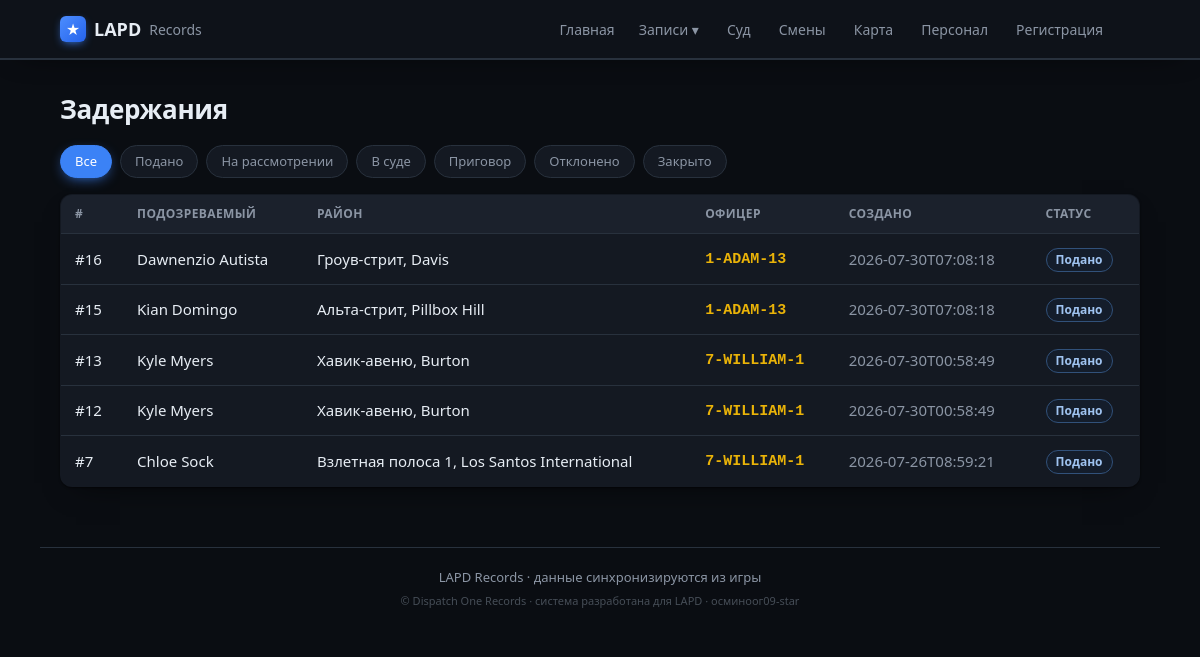
The app's page /cases, older data.
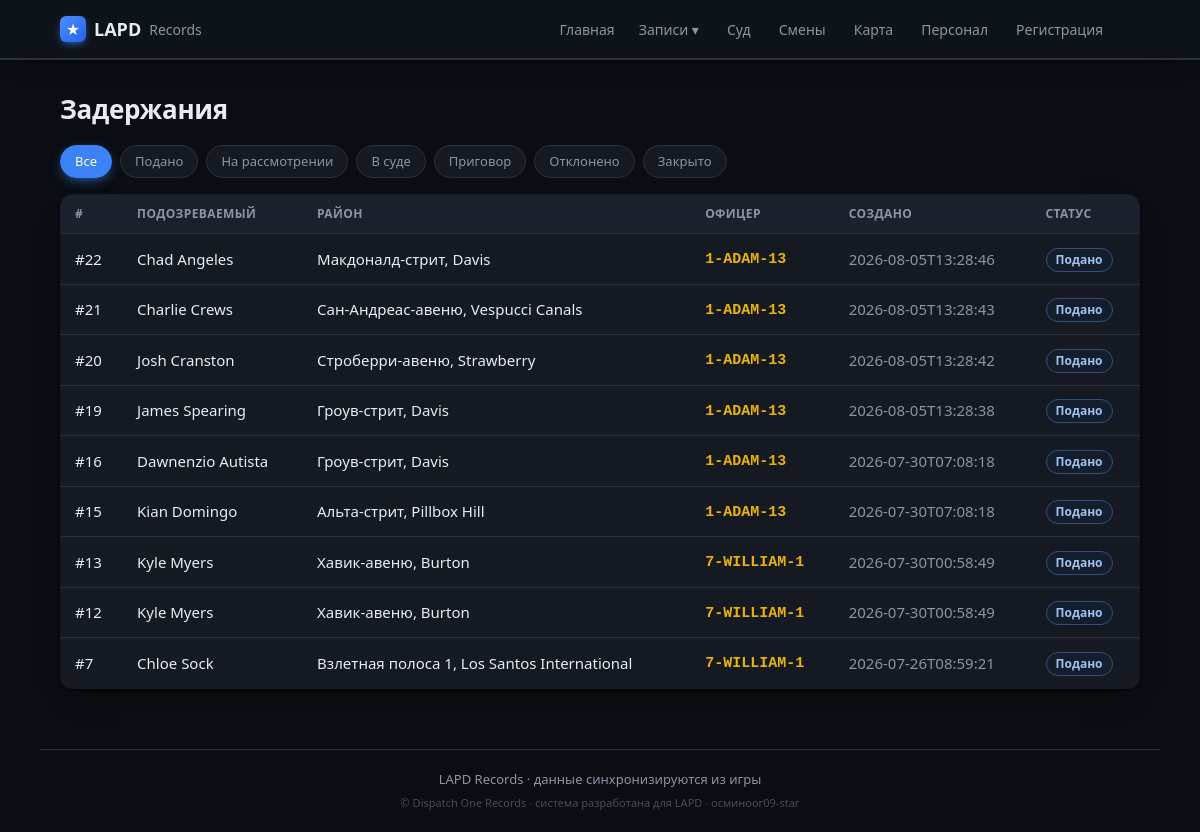
The same page, newer data.
### tables this page shows
CREATE TABLE cases (
                id INTEGER PRIMARY KEY AUTOINCREMENT,
                officer_id INTEGER NOT NULL,
                suspect_name TEXT,
                wanted INTEGER DEFAULT 0,
                license_state TEXT,
                citations INTEGER DEFAULT 0,
                zone TEXT,
                postal TEXT,
                game_time TEXT,
                created_at TEXT NOT NULL,
                screenshot TEXT,
                status TEXT NOT NULL DEFAULT 'submitted',
                discord_sent INTEGER DEFAULT 0,
                vehicle_model TEXT, vehicle_plate TEXT, vehicle_color TEXT,
                charges TEXT, found_items TEXT, reason TEXT, notes TEXT,
                mugshot TEXT, fine INTEGER, bail INTEGER, jail_time TEXT,
                is_test INTEGER DEFAULT 0, external_id TEXT, suspect_dob TEXT,
                FOREIGN KEY (officer_id) REFERENCES officers(id)
            );

CREATE TABLE officers (
                id INTEGER PRIMARY KEY AUTOINCREMENT,
                callsign TEXT UNIQUE NOT NULL,
                name TEXT
            , current_status TEXT, status_since TEXT, rank TEXT, department TEXT, discord TEXT, is_admin INTEGER);

### app/main.py (the view)
@app.route("/cases")
def cases():
    status = request.args.get("status") or None
    return render_template("cases.html", cases=db.list_cases(200, status=status),
                           statuses=db.STATUSES, active_status=status)

### app/db.py (called while the page is built)
def fmt_dt(iso):
    try:
        dt = datetime.datetime.fromisoformat(iso)
        return dt.strftime("%d.%m.%Y %H:%M")
    except Exception:
        return iso or "—"

@contextmanager
def get_conn():
    conn = sqlite3.connect(config.DB_PATH)
    conn.row_factory = sqlite3.Row
    try:
        yield conn
        conn.commit()
    finally:
        conn.close()

def _jsonlist(val):
    if not val:
        return []
    try:
        return json.loads(val)
    except Exception:
        return [x.strip() for x in str(val).split(",") if x.strip()]

def _parse_charge(s):
    import re as _re
    m = _re.match(r"^\s*(\S+)\s·\s(.+?)(?:\s\(([^)]+)\))?\s*$", s or "")
    if m:
        return {"code": m.group(1), "desc": m.group(2), "cls": m.group(3) or ""}
    return {"code": "", "desc": s or "", "cls": ""}

def list_cases(limit=100, officer_id=None, status=None):
    q = """SELECT cases.*, officers.callsign, officers.name AS officer_name
           FROM cases JOIN officers ON officers.id = cases.officer_id"""
    conds, params = [], []
    if officer_id:
        conds.append("cases.officer_id=?"); params.append(officer_id)
    if status:
        conds.append("cases.status=?"); params.append(status)
    if conds:
        q += " WHERE " + " AND ".join(conds)
    q += " ORDER BY cases.id DESC LIMIT ?"; params.append(limit)
    with get_conn() as c:
        return [_row_to_case(r) for r in c.execute(q, params).fetchall()]

def _fix_rooms(s):
    return re.sub(r"(\d)([А-Я])", lambda m: m.group(1) + _CYR2LAT.get(m.group(2), m.group(2)), s)

def localize(text):
    if not text or not isinstance(text, str):
        return text
    out = text
    for en, ru in _PHRASES:
        out = out.replace(en, ru)
    return _fix_rooms(out)

def localize_narrative(text):
    if not text or not isinstance(text, str):
        return text
    t = text
    for en, ru in [
        ("After investigation, probable cause was determined for the arrest.",
         "После разбирательства установлено достаточное основание для ареста."),
        ("following a", "по вызову"),
        ("Officer arrested", "сотрудник задержал"),
        ("(DOB ", "(дата рожд. "),
    ]:
        t = t.replace(en, ru)
    t = t.replace(" call.", ".").replace(" call,", ",").replace(" call ", " ")
    t = re.sub(r"\b(Jan|Feb|Mar|Apr|May|Jun|Jul|Aug|Sep|Oct|Nov|Dec)\s+(\d{1,2})\b",
               lambda m: m.group(2) + " " + _MONTHS[m.group(1)], t)
    if t.startswith("On "):
        t = t[3:]
    return t

### app/templates/cases.html (shortened to what this page needs)
{% extends "base.html" %}
{% block content %}
<h1>Задержания</h1>
<div class="filters">
  <a href="{{ url_for('cases') }}" class="chip {{ 'on' if not active_status }}">Все</a>
  {% for s in statuses %}
    <a href="{{ url_for('cases', status=s) }}" class="chip {{ 'on' if active_status==s }}">{{ STATUS_RU[s] }}</a>
  {% endfor %}
</div>
{% if cases %}
<table class="tbl">
  <thead><tr><th>#</th><th>Подозреваемый</th><th>Район</th><th>Офицер</th><th>Создано</th><th>Статус</th></tr></thead>
  <tbody>
  {% for c in cases %}
    <tr onclick="location='{{ url_for('case_view', cid=c.id) }}'">
      <td>#{{ c.id }}</td>
      <td>{{ c.suspect_name }}
        {% if c.wanted %}<span class="tag wanted">розыск</span>{% endif %}</td>
      <td>{{ c.zone or '—' }}</td>
      <td><span class="cs">{{ c.callsign }}</span></td>
      <td class="muted">{{ c.created_at }}</td>
      <td><span class="tag st-{{ c.status }}">{{ c.status_ru }}</span></td>
    </tr>
  {% endfor %}
  </tbody>
</table>
{% else %}
  <p class="empty">Нет дел по этому фильтру.</p>
{% endif %}
{% endblock %}

### app/templates/base.html (shortened to what this page needs)
<!doctype html>
<html lang="ru">
<head>
  <link rel="stylesheet" href="{{ url_for('static', filename='style.css') }}">
</head>
<body>
  <header class="topbar">
    <div class="wrap">
      <a class="brand" href="{{ url_for('index') }}">
        <span class="badge">★</span> {{ community }} <span class="sub">Records</span>
      </a>
      <nav>
        <a href="{{ url_for('index') }}">Главная</a>
        <div class="nav-drop">
          <span class="nav-drop-t">Записи ▾</span>
        </div>
        <a href="{{ url_for('court') }}">Суд</a>
        <a href="{{ url_for('shifts') }}">Смены</a>
        <a href="{{ url_for('game_map') }}">Карта</a>
        <a href="{{ url_for('staff') }}">Персонал</a>
        <a href="{{ url_for('register') }}">Регистрация</a>
      </nav>
    </div>
  </header>
  <main class="wrap">
    {% block content %}{% endblock %}
  </main>
  <footer class="wrap foot">
    {{ community }} Records · данные синхронизируются из игры<br>
    <span class="foot-attr">© Dispatch One Records · система разработана для {{ community }} ·
      осминоог09-star</span>
  </footer>
</body>
</html>

### app/static/style.css (style rules this page uses)
:root { --bg:#0a0d12; --surface:#141922; --surface2:#1b212c; --border:#28313d; --text:#e7edf4; --muted:#8b95a4; --accent:#3b82f6; --accent2:#2563eb; --wanted:#ef4444; --ok:#22c55e; --gold:#eab308; --shadow:0 1px 2px rgba(0,0,0,.5), 0 12px 28px -16px rgba(0,0,0,.7); --radius:14px; }
* { box-sizing:border-box }
body { margin:0;background:var(--bg);color:var(--text); font-family:system-ui,-apple-system,"Segoe UI",Roboto,sans-serif;font-size:15px;line-height:1.5 }
a { color:inherit;text-decoration:none }
.wrap { max-width:1040px;margin:0 auto;padding:0 20px }
.topbar { background:var(--surface);border-bottom:1px solid var(--border);position:sticky;top:0;z-index:5 }
.topbar .wrap { display:flex;align-items:center;justify-content:space-between;height:58px }
.brand { font-weight:700;font-size:18px;display:flex;align-items:center;gap:8px }
.brand .sub { color:var(--muted);font-weight:500;font-size:14px }
.badge { display:inline-grid;place-items:center;width:26px;height:26px;border-radius:6px; background:var(--accent);color:#fff;font-size:14px }
nav a { color:var(--muted);margin-left:18px;font-weight:500 }
main.wrap { padding-top:26px;padding-bottom:40px }
h1 { font-size:24px;margin:.2em 0 .6em }
.tbl { width:100%;border-collapse:collapse;background:var(--surface);border:1px solid var(--border);border-radius:12px;overflow:hidden }
.tbl th { text-align:left;font-size:12px;text-transform:uppercase;letter-spacing:.4px;color:var(--muted); padding:10px 14px;border-bottom:1px solid var(--border) }
.tbl td { padding:11px 14px;border-bottom:1px solid var(--border) }
.tbl tbody tr { cursor:pointer;transition:background .12s }
.tbl tbody tr:last-child td { border-bottom:none }
.cs { font-family:ui-monospace,Consolas,monospace;color:var(--gold);font-weight:600 }
.muted { color:var(--muted) }
.tag { display:inline-block;padding:2px 9px;border-radius:20px;font-size:12px;font-weight:600; background:var(--surface2);border:1px solid var(--border);color:var(--muted) }
.st-submitted { color:#9fc3f0;border-color:#31517a;background:#141d2b }
.filters { display:flex;flex-wrap:wrap;gap:8px;margin-bottom:16px }
.chip { padding:6px 14px;border-radius:20px;background:var(--surface);border:1px solid var(--border);color:var(--muted);font-size:13px }
.chip.on { background:var(--accent);color:#fff;border-color:var(--accent) }
.foot { color:var(--muted);font-size:13px;padding:20px;border-top:1px solid var(--border);margin-top:20px }
.foot-attr { display:block;margin-top:6px;font-size:11px;color:#5a636e;opacity:.75 }
.topbar .wrap { flex-wrap:wrap;height:auto;min-height:58px;padding-top:8px;padding-bottom:8px }
nav { display:flex;flex-wrap:wrap;gap:2px 0 }
body { font-size:15px;-webkit-font-smoothing:antialiased;text-rendering:optimizeLegibility }
.wrap { max-width:1120px }
.topbar { background:rgba(16,20,27,.82);backdrop-filter:saturate(140%) blur(10px); box-shadow:0 1px 0 var(--border),0 10px 30px -20px #000 }
.brand .badge { box-shadow:0 3px 10px -3px var(--accent);background:linear-gradient(135deg,#4c8dff,#2563eb) }
nav a { margin-left:4px;padding:7px 12px;border-radius:9px;transition:background .15s,color .15s;font-size:14px }
h1 { font-size:26px;font-weight:700;letter-spacing:-.3px }
.card,.stat,.tbl,.staff-row,.court-row,.officer-card,.district,.faq p,.dutylog li,.pen,.metric { box-shadow:var(--shadow) }
.chip { transition:.15s;cursor:pointer }
.chip.on { box-shadow:0 4px 14px -5px var(--accent) }
.tbl th { background:var(--surface2) }
.tbl td { padding:12px 14px }
.foot { text-align:center }
nav { align-items:center }
.nav-drop { position:relative;display:inline-block }
.nav-drop-t { color:var(--muted);padding:7px 12px;border-radius:9px;cursor:pointer; display:inline-block;font-size:14px;transition:background .15s,color .15s }
.nav-drop::after { content:"";position:absolute;left:0;top:100%;width:100%;height:10px }

Row changes from the older to the newer data that the page shows:
added cases: id "22", suspect_name "Chad Angeles", zone "Макдоналд-стрит, Davis", callsign "1-ADAM-13", created_at "2026-08-05T13:28:46", status_ru "Подано"
added cases: id "21", suspect_name "Charlie Crews", zone "Сан-Андреас-авеню, Vespucci Canals", callsign "1-ADAM-13", created_at "2026-08-05T13:28:43", status_ru "Подано"
added cases: id "20", suspect_name "Josh Cranston", zone "Строберри-авеню, Strawberry", callsign "1-ADAM-13", created_at "2026-08-05T13:28:42", status_ru "Подано"
added cases: id "19", suspect_name "James Spearing", zone "Гроув-стрит, Davis", callsign "1-ADAM-13", created_at "2026-08-05T13:28:38", status_ru "Подано"
